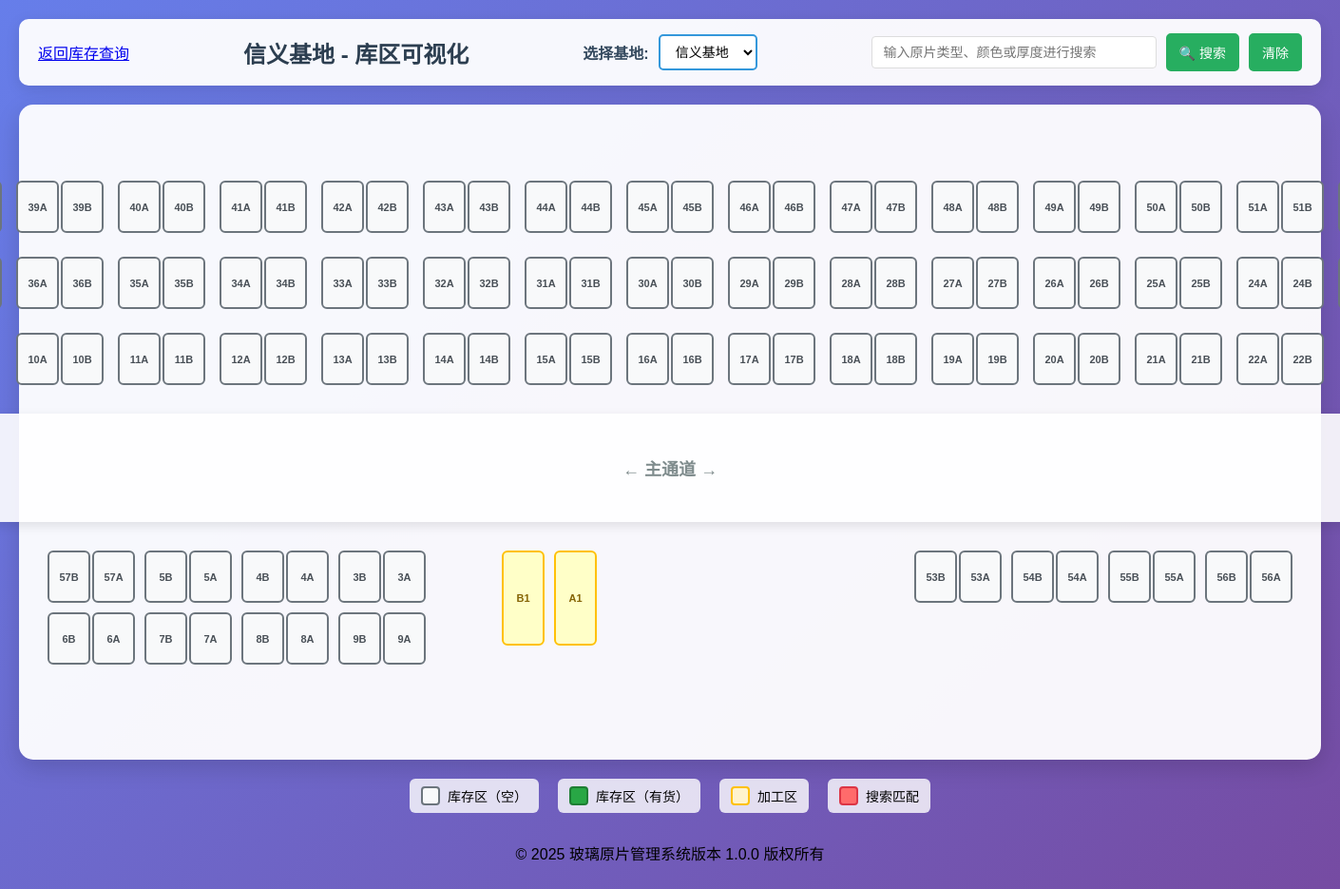
Page /warehouse.php on the committed database.
### tables this page shows
CREATE TABLE `bases` (`id` INT(11) NOT NULL AUTO_INCREMENT,
`name` VARCHAR(50) NOT NULL Comment "基地名称",
`code` VARCHAR(20) NOT NULL Comment "基地编码",
`address` VARCHAR(255) NULL Comment "基地地址",
`created_at` TIMESTAMP NOT NULL DEFAULT CURRENT_TIMESTAMP,
`updated_at` TIMESTAMP NOT NULL DEFAULT CURRENT_TIMESTAMP ON UPDATE CURRENT_TIMESTAMP(0),
PRIMARY KEY (`id`));

CREATE TABLE `settings` (`id` INT(11) NOT NULL AUTO_INCREMENT,
`setting_key` VARCHAR(100) NOT NULL Comment "设置键",
`value` TEXT NULL Comment "设置值",
`description` VARCHAR(255) NULL Comment "设置描述",
`created_at` TIMESTAMP NOT NULL DEFAULT CURRENT_TIMESTAMP,
`updated_at` TIMESTAMP NOT NULL DEFAULT CURRENT_TIMESTAMP ON UPDATE CURRENT_TIMESTAMP(0),
UNIQUE INDEX `setting_key`(`setting_key` ASC) USING BTREE,
PRIMARY KEY (`id`));

### includes/db.php (called while the page is built, shortened)
<?php
function getDbConnection() {
    static $conn = null;
    if ($conn === null) {
        $conn = new mysqli(DB_HOST, DB_USER, DB_PASS, DB_NAME);
        $conn->set_charset(DB_CHARSET);
    }
    return $conn;
}
function query($sql, $params = []) {
    $conn = getDbConnection();
    $stmt = $conn->prepare($sql);
    if (!empty($params)) {
        $types = '';
        foreach ($params as $param) {
            if (is_int($param)) {
                $types .= 'i';
            } elseif (is_float($param)) {
                $types .= 'd';
            } elseif (is_string($param)) {
                $types .= 's';
            } else {
                $types .= 'b';
            }
        }
        if (!$stmt->bind_param($types, ...$params)) {
            throw new Exception("参数绑定失败: " . $stmt->error);
        }
    }
    if (!$stmt->execute()) {
        throw new Exception("执行查询失败: " . $stmt->error . "<br>SQL: " . $sql);
    }
    $result = $stmt->get_result();
    return $result;
}
function fetchRow($sql, $params = []) {
    $result = query($sql, $params);
    $row = $result->fetch_assoc();
    return $row;
}
function fetchAll($sql, $params = []) {
    $result = query($sql, $params);
    $rows = [];
    while ($row = $result->fetch_assoc()) {
        $rows[] = $row;
    }
    return $rows;
}
?>

### includes/app_info.php (called while the page is built, shortened)
<?php
require_once __DIR__ . '/db.php';
function getAppName() {
    try {
        $setting = fetchRow("SELECT value FROM settings WHERE setting_key = 'system_name' LIMIT 1");
        if ($setting && !empty($setting['value'])) {
            return $setting['value'];
        }
        return '玻璃仓储管理系统';
    } catch (Exception $e) {
        return '玻璃仓储管理系统';
    }
}
function getAppVersion() {
    try {
        $setting = fetchRow("SELECT value FROM settings WHERE setting_key = 'system_version' LIMIT 1");
        if ($setting && !empty($setting['value'])) {
            return $setting['value'];
        }
        return '1.0.0';
    } catch (Exception $e) {
        return '1.0.0';
    }
}
?>

### warehouse.php (the view, shortened to what this page needs)
<?php
require_once 'includes/db.php';
require_once 'includes/app_info.php';
$base_id = 1;
$validBases = fetchAll("SELECT id, name FROM bases ORDER BY id");
$baseInfo = fetchRow("SELECT * FROM bases WHERE id = ?", [$base_id]);
function getBaseInventoryData($baseId) {
    $sql = "SELECT
        sr.name as rack_code,
        sr.area_type,
        COUNT(gp.id) as package_count,
        SUM(gp.pieces) as total_pieces,
        GROUP_CONCAT(DISTINCT gt.short_name) as glass_types,
        GROUP_CONCAT(DISTINCT gt.color) as colors,
        GROUP_CONCAT(DISTINCT gt.thickness) as thicknesses,
        GROUP_CONCAT(DISTINCT CONCAT(gp.width, 'x', gp.height) ORDER BY gp.width, gp.height) as dimensions,
        GROUP_CONCAT(DISTINCT gp.package_code ORDER BY gp.package_code) as package_codes,
        SUM(gp.width * gp.height * gp.pieces / 1000000) as total_area_sqm
    FROM storage_racks sr
    LEFT JOIN glass_packages gp ON sr.id = gp.current_rack_id
        AND (
            (sr.area_type = 'storage' AND gp.status = 'in_storage') OR
            (sr.area_type = 'processing' AND gp.status = 'in_processing')
        )
    LEFT JOIN glass_types gt ON gp.glass_type_id = gt.id
    WHERE sr.base_id = ?
    GROUP BY sr.id, sr.name, sr.area_type
    ORDER BY sr.name";
    $inventoryData = fetchAll($sql, [$baseId]);
    $rackInventory = [];
    foreach ($inventoryData as $item) {
        $rackInventory[$item['rack_code']] = $item;
    }
    return $rackInventory;
}
function renderRack($rackCode, $rackInventory, $highlightRacks, $rackType = 'storage') {
    $hasInventory = isset($rackInventory[$rackCode]) && $rackInventory[$rackCode]['package_count'] > 0;
    $isHighlighted = in_array($rackCode, $highlightRacks);
    $actualRackType = $rackType;
    if (isset($rackInventory[$rackCode]) && $rackInventory[$rackCode]['area_type']) {
        $actualRackType = $rackInventory[$rackCode]['area_type'];
    }
    $html = '<div class="rack ' . $actualRackType . ($hasInventory ? ' has-inventory' : '') . ($isHighlighted ? ' highlighted' : '') . '" ';
    $html .= 'data-rack="' . $rackCode . '" ';
    $html .= 'data-area-type="' . $actualRackType . '" ';
    $html .= '>' . $rackCode . '</div>';
    return $html;
}
$rackInventory = getBaseInventoryData($base_id);
$searchType = $_GET['search_type'] ?? '';
?>
<!DOCTYPE html>
<html lang="zh-CN">
<head>
</head>
<body>
    <div class="header">
        <a href="/viewer/inventory.php" class="nav-link">返回库存查询</a>
        <h1 id="page-title"><?php echo htmlspecialchars($baseInfo['name']); ?> - 库区可视化</h1>
        <div class="base-selector">
            <label for="base-select">选择基地:</label>
            <select id="base-select">
                <?php foreach ($validBases as $base): ?>
                    <option value="<?php echo $base['id']; ?>" <?php echo $base['id'] == $base_id ? 'selected' : ''; ?>>
                        <?php echo htmlspecialchars($base['name']); ?>
                    </option>
                <?php endforeach; ?>
            </select>
        </div>
        <div class="search-container">
            <div class="search-input-container">
                <input type="text" id="search-input" class="search-input"
                       placeholder="输入原片类型、颜色或厚度进行搜索"
                       value="<?php echo htmlspecialchars($searchType); ?>">
            </div>
            <button type="button" id="search-btn" class="search-btn">🔍 搜索</button>
            <button type="button" id="clear-btn" class="clear-btn">清除</button>
        </div>
    </div>
    <div id="warehouse-content" class="warehouse-container">
        <?php include 'warehouse_layout.php'; ?>
    </div>
    <div class="legend">
        <div class="legend-item">
            <div class="legend-color" style="background-color: #f8f9fa; border-color: #6c757d;"></div>
            <span>库存区（空）</span>
        </div>
        <div class="legend-item">
            <div class="legend-color" style="background-color: #28a745; border-color: #1e7e34;"></div>
            <span>库存区（有货）</span>
        </div>
        <div class="legend-item">
            <div class="legend-color" style="background-color: #fff3cd; border-color: #ffc107;"></div>
            <span>加工区</span>
        </div>
        <div class="legend-item">
            <div class="legend-color" style="background-color: #ff6b6b; border-color: #dc3545;"></div>
            <span>搜索匹配</span>
        </div>
    </div>
    <footer>
        <p>© 2025 <?php echo getAppName(); ?>版本 <?php echo getAppVersion(); ?> 版权所有</p>
    </footer>
</body>
</html>
<?php
$content = ob_get_clean();
echo $content;
?>

### warehouse.php (style rules this page uses)
* { margin: 0; padding: 0; box-sizing: border-box; }
body { font-family: 'Microsoft YaHei', Arial, sans-serif; background: linear-gradient(135deg, #667eea 0%, #764ba2 100%); min-height: 100vh; padding: 20px; }
.header { background: rgba(255, 255, 255, 0.95); padding: 15px 20px; border-radius: 10px; margin-bottom: 20px; box-shadow: 0 4px 15px rgba(0, 0, 0, 0.1); display: flex; justify-content: space-between; align-items: center; flex-wrap: wrap; gap: 15px; }
.header h1 { color: #2c3e50; font-size: 24px; margin: 0; }
.base-selector { display: flex; align-items: center; gap: 10px; }
.base-selector label { font-weight: bold; color: #34495e; }
.base-selector select { padding: 8px 12px; border: 2px solid #3498db; border-radius: 5px; background: white; font-size: 14px; cursor: pointer; transition: all 0.3s ease; }
.search-container { display: flex; align-items: center; gap: 10px; }
.search-container select, .search-container button { padding: 8px 12px; border: 2px solid #27ae60; border-radius: 5px; font-size: 14px; }
.search-container button { background: #27ae60; color: white; cursor: pointer; transition: all 0.3s ease; }
.search-input-container { position: relative; display: inline-block; }
.search-input { padding: 8px 12px; border: 1px solid #ddd; border-radius: 4px; width: 300px; font-size: 14px; }
.warehouse-container { background: rgba(255, 255, 255, 0.95); border-radius: 15px; padding: 80px 30px; box-shadow: 0 8px 25px rgba(0, 0, 0, 0.15); margin: 0 auto; }
.rack { width: 45px; height: 55px; border: 2px solid #ddd; border-radius: 6px; display: flex; align-items: center; justify-content: center; font-size: 11px; font-weight: bold; cursor: pointer; transition: all 0.3s ease; user-select: none; }
.rack.storage { background-color: #f8f9fa; border-color: #6c757d; color: #495057; }
.rack.processing { background: rgb(255,255,200); border: 2px solid #ffc107; color: #856404; height: 100px; }
.legend { display: flex; justify-content: center; gap: 20px; margin-top: 20px; flex-wrap: wrap; }
.legend-item { display: flex; align-items: center; gap: 8px; padding: 8px 12px; background: rgba(255, 255, 255, 0.8); border-radius: 6px; font-size: 14px; font-weight: 500; }
.legend-color { width: 20px; height: 20px; border-radius: 4px; border: 2px solid; }
footer { text-align: center; padding: 10px 0; margin-top: 20px; }

### rows in the picture
bases: name "信义基地"
settings: value "玻璃原片管理系统"
settings: value "1.0.0"

### other values in the picture
$rackCode "39A 39B"
$rackCode "40A 40B"
$rackCode "41A 41B"
$rackCode "42A 42B"
$rackCode "43A 43B"
$rackCode "44A 44B"
$rackCode "45A 45B"
$rackCode "46A 46B"
$rackCode "47A 47B"
$rackCode "48A 48B"
$rackCode "49A 49B"
$rackCode "50A 50B"
$rackCode "51A 51B"
$rackCode "36A 36B"
$rackCode "35A 35B"
